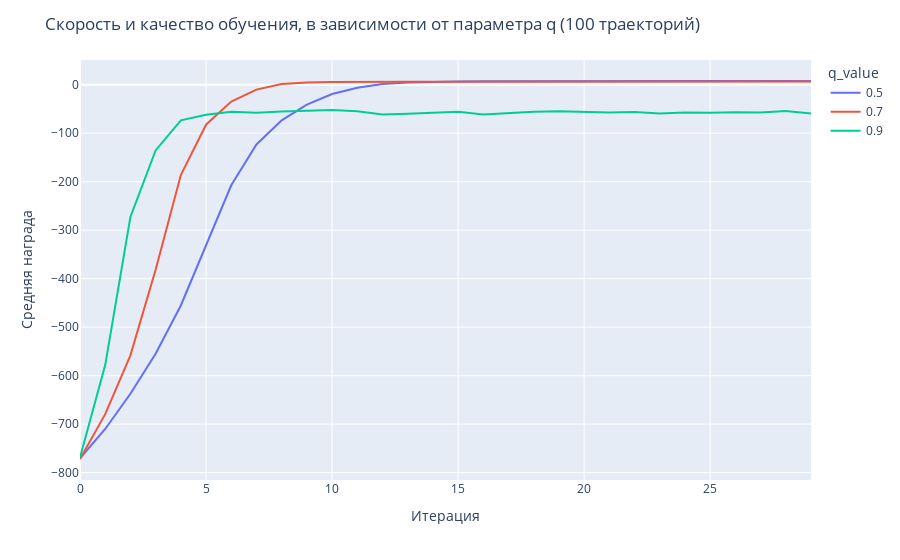

The notebook cell saved with this chart:
### Markdown cell above
По графикам награды видно, что количество траекторий, участвующих в обучении, оказывает ключевую роль в увеличении средней награды. При этом уже на 10-й итерации величина награды практически достигает своего пика.

### Code cell
df_grpd = df.groupby(['n_trajectories', 'iteration', 'q_value']).agg({'reward': 'mean'}).reset_index()
fig = px.line(df_grpd[df_grpd['n_trajectories'] == 1000], x='iteration', y='reward', color='q_value')
fig.update_layout(
    title = 'Скорость и качество обучения, в зависимости от параметра q (100 траекторий)',
    xaxis_title = 'Итерация',
    yaxis_title = 'Средняя награда'
)

### Figure 1 — Plotly figure (JSON) as saved in the notebook; plotly's stock layout.template omitted (floating-point values rounded to 4 significant figures)
{"data": [{"hovertemplate": "q_value=0.5<br>iteration=%{x}<br>reward=%{y}<extra></extra>", "legendgroup": "0.5", "line": {"color": "#636efa", "dash": "solid"}, "marker": {"symbol": "circle"}, "mode": "lines", "name": "0.5", "orientation": "v", "showlegend": true, "type": "scatter", "x": [0, 1, 2, 3, 4, 5, 6, 7, 8, 9, 10, 11, 12, 13, 14, 15, 16, 17, 18, 19, 20, 21, 22, 23, 24, 25, 26, 27, 28, 29], "xaxis": "x", "y": [-770.5, -710.0, -637.3, -554.9, -455.3, -333.1, -207.5, -123.3, -73.38, -40.95, -19.08, -6.414, 1.242, 4.573, 5.929, 6.649, 6.955, 7.19, 7.417, 7.4, 7.491, 7.512, 7.573, 7.595, 7.55, 7.558, 7.541, 7.506, 7.625, 7.642], "yaxis": "y"}, {"hovertemplate": "q_value=0.7<br>iteration=%{x}<br>reward=%{y}<extra></extra>", "legendgroup": "0.7", "line": {"color": "#EF553B", "dash": "solid"}, "marker": {"symbol": "circle"}, "mode": "lines", "name": "0.7", "orientation": "v", "showlegend": true, "type": "scatter", "x": [0, 1, 2, 3, 4, 5, 6, 7, 8, 9, 10, 11, 12, 13, 14, 15, 16, 17, 18, 19, 20, 21, 22, 23, 24, 25, 26, 27, 28, 29], "xaxis": "x", "y": [-771.9, -679.3, -558.0, -381.8, -186.3, -82.48, -34.77, -10.1, 1.34, 4.447, 5.582, 6.169, 6.083, 6.141, 6.34, 6.445, 6.431, 6.367, 6.31, 6.463, 6.405, 6.547, 6.471, 6.227, 6.369, 6.232, 6.414, 6.367, 6.501, 6.488], "yaxis": "y"}, {"hovertemplate": "q_value=0.9<br>iteration=%{x}<br>reward=%{y}<extra></extra>", "legendgroup": "0.9", "line": {"color": "#00cc96", "dash": "solid"}, "marker": {"symbol": "circle"}, "mode": "lines", "name": "0.9", "orientation": "v", "showlegend": true, "type": "scatter", "x": [0, 1, 2, 3, 4, 5, 6, 7, 8, 9, 10, 11, 12, 13, 14, 15, 16, 17, 18, 19, 20, 21, 22, 23, 24, 25, 26, 27, 28, 29], "xaxis": "x", "y": [-769.0, -578.2, -272.7, -135.6, -73.52, -61.75, -55.62, -57.84, -55.4, -53.15, -52.0, -54.57, -61.5, -59.96, -57.55, -55.99, -61.57, -58.25, -55.95, -54.75, -55.8, -57.24, -56.34, -59.34, -57.21, -58.06, -57.04, -57.48, -54.0, -59.17], "yaxis": "y"}], "layout": {"autosize": true, "legend": {"title": {"text": "q_value"}, "tracegroupgap": 0}, "margin": {"t": 60}, "title": {"text": "Скорость и качество обучения, в зависимости от параметра q (100 траекторий)"}, "xaxis": {"anchor": "y", "autorange": true, "domain": [0, 1], "range": [0, 29], "title": {"text": "Итерация"}, "type": "linear"}, "yaxis": {"anchor": "x", "autorange": true, "domain": [0, 1], "range": [-815.2, 50.95], "title": {"text": "Средняя награда"}, "type": "linear"}}}
